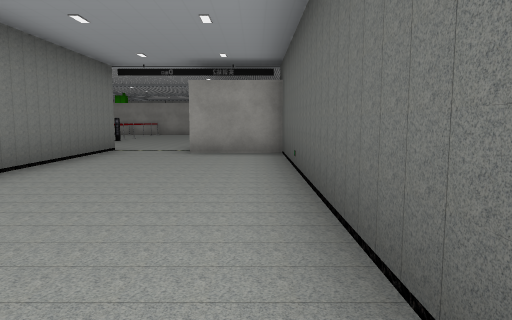
View 1 (above)

20 first-person views from a walk through a 3-D level made in the Unity game engine. The camera is 1.3 m above the floor, tilts 6° down and sees 70° across. The floor is counted in squares, 2 m on a side. Each view is taken from the middle of a square. On the plan, view 1 faces up. The plan holds only what a view shows up to about 11 squares ahead; the rest is blank. The place goes on beyond the plan. The player is left out. Some animated figures are not drawn. Some surface patterns are stand-ins.

View 2
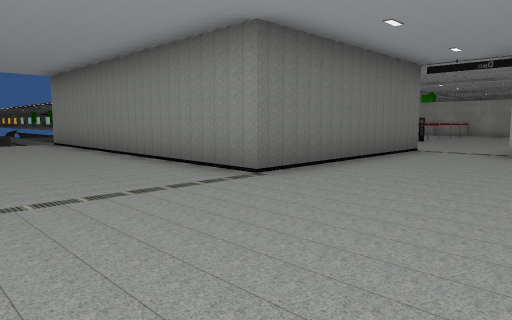

View 3
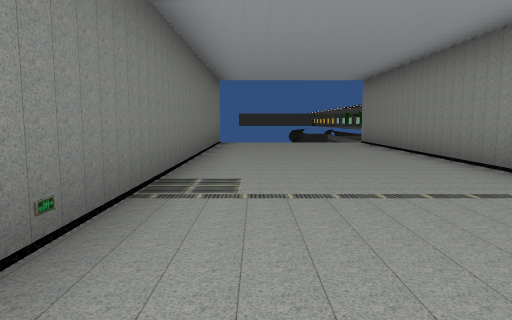

View 4
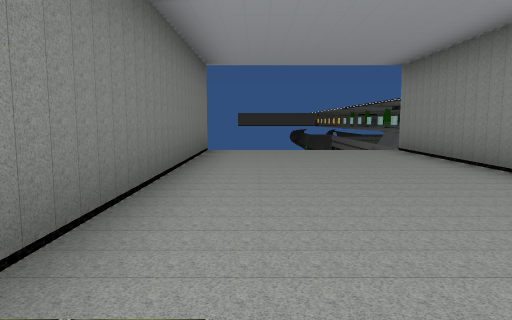

View 5
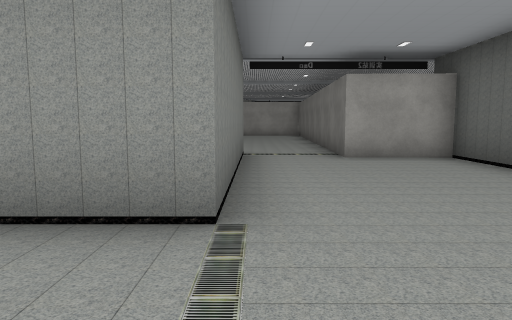

View 6
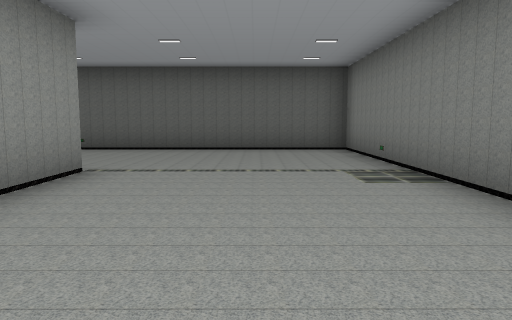

View 7
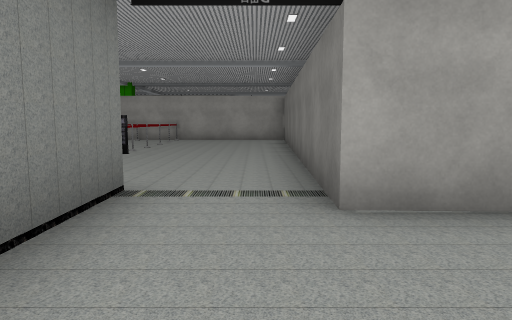

View 8
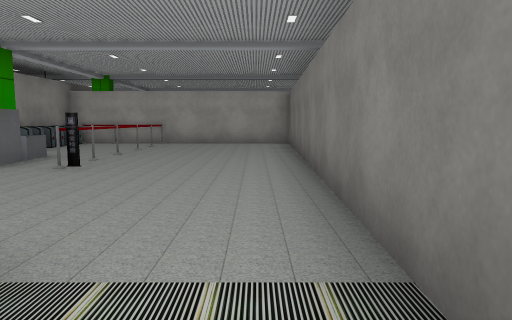

View 9
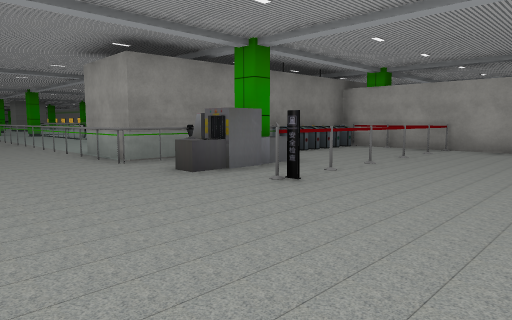

View 10
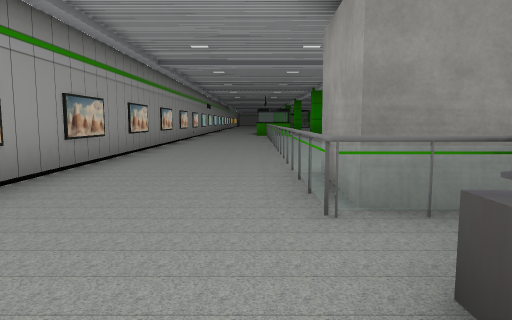

View 11
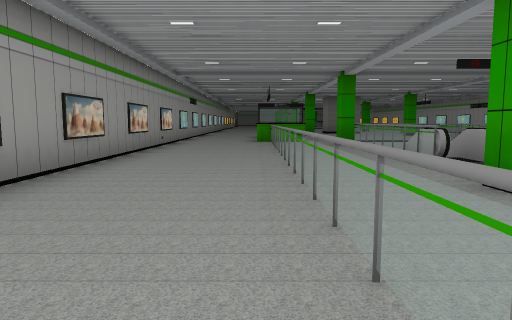

View 12
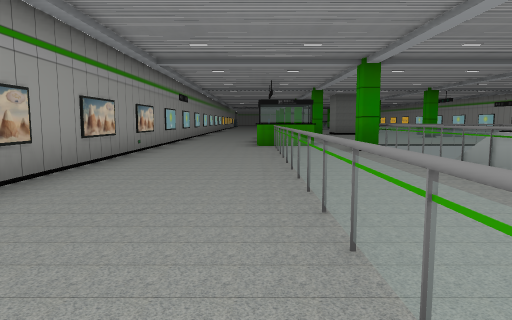

View 13
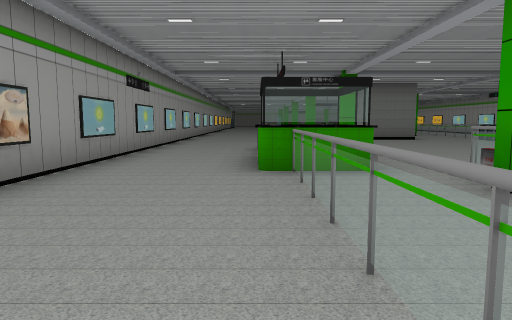

View 14
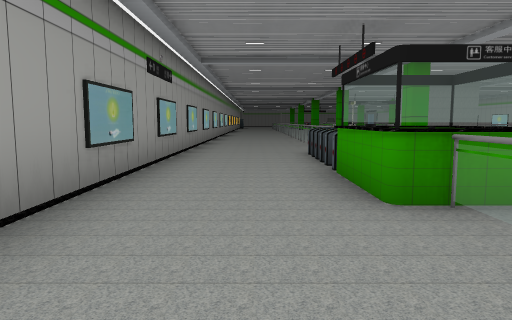

View 15
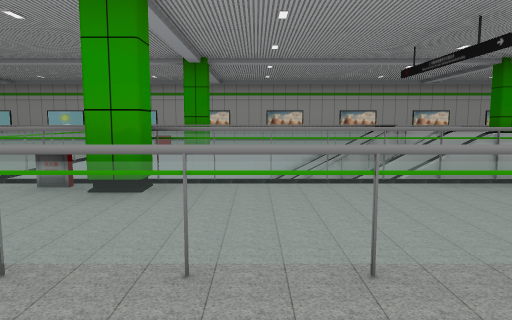

View 16
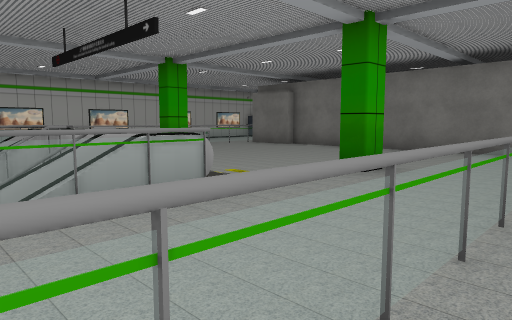

View 17
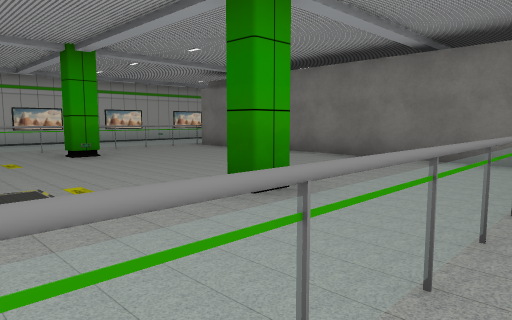

View 18
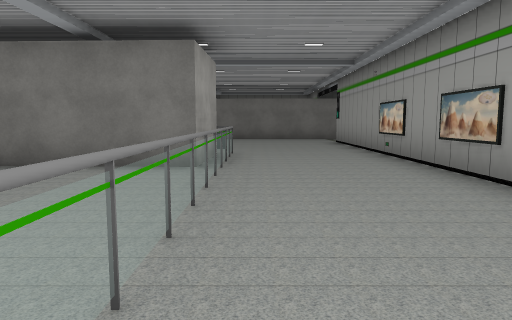

View 19
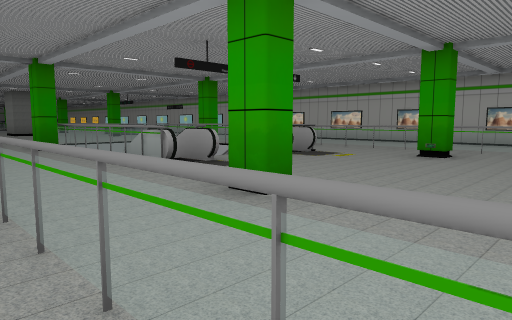

View 20
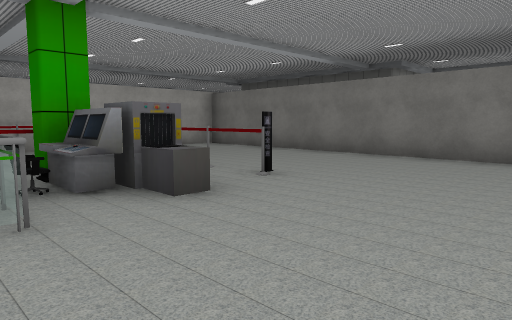

### Floor plan
Key: @ floor where view 1 was taken; # wall or solid block; x gap in a wall; . floor; = window, fence, low wall or low ledge; ^ raised ledge; v drop or lower ground; T thing the floor can be seen under or through.
Columns run from 30 left of view 1 to 1 right of it. Each row starts with its distance up from view 1.
 23               #####
 22               ......
 21     ...   ...........
 20     ...  ............
 19     ===  =  ========#
 18          ##  ...##..##########
 17   ... ..#   v=#.....######...#
 16   ......#      .....####.T...#
 15   ......#   v=#.....####.T...#
 14       ..#^^^^^...#..####TT...#
 13       ###.x.........####TT...#
 12 =     ###===========###.^T...#
 11 ....###==....................#
 10 .............................#
  9 .............................#
  8 ###########################..###
  7                           #....#
  6                           #....#
  5                           #....#
  4                    ########....#
  3                    ............#
  2                    ............#
  1                    ............#
  0                    ...........@#
 -1                    #############

Positions as (right, up) in squares from view 1, and headings:
1: (0, 0), facing up
2: (0, 0), facing up-left
3: (0, 0), facing left
4: (-3, 0), facing left
5: (-3, 1), facing up
6: (-8, 1), facing right
7: (-2, 5), facing up
8: (-2, 7), facing up
9: (-2, 9), facing up-left
10: (-5, 11), facing left
11: (-10, 11), facing left
12: (-12, 11), facing left
13: (-17, 11), facing left
14: (-19, 10), facing left
15: (-19, 10), facing up
16: (-18, 11), facing up-right
17: (-16, 11), facing up-right
18: (-15, 11), facing right
19: (-11, 11), facing up-left
20: (-8, 9), facing up-right
